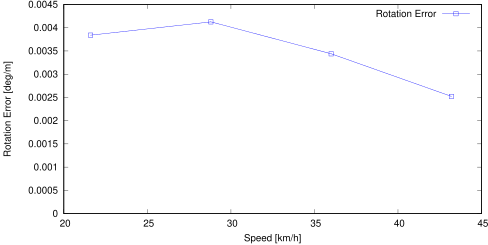

Reproduce this figure in gnuplot.
set term postscript eps enhanced color
set output "sub05_rs.eps"
set size ratio 0.5
set yrange [0:*]
set xlabel "Speed [km/h]"
set ylabel "Rotation Error [deg/m]"
plot "sub05_rs.txt" using ($1*3.6):($2*57.3) title 'Rotation Error' lc rgb "#0000FF" pt 4 w linespoints
